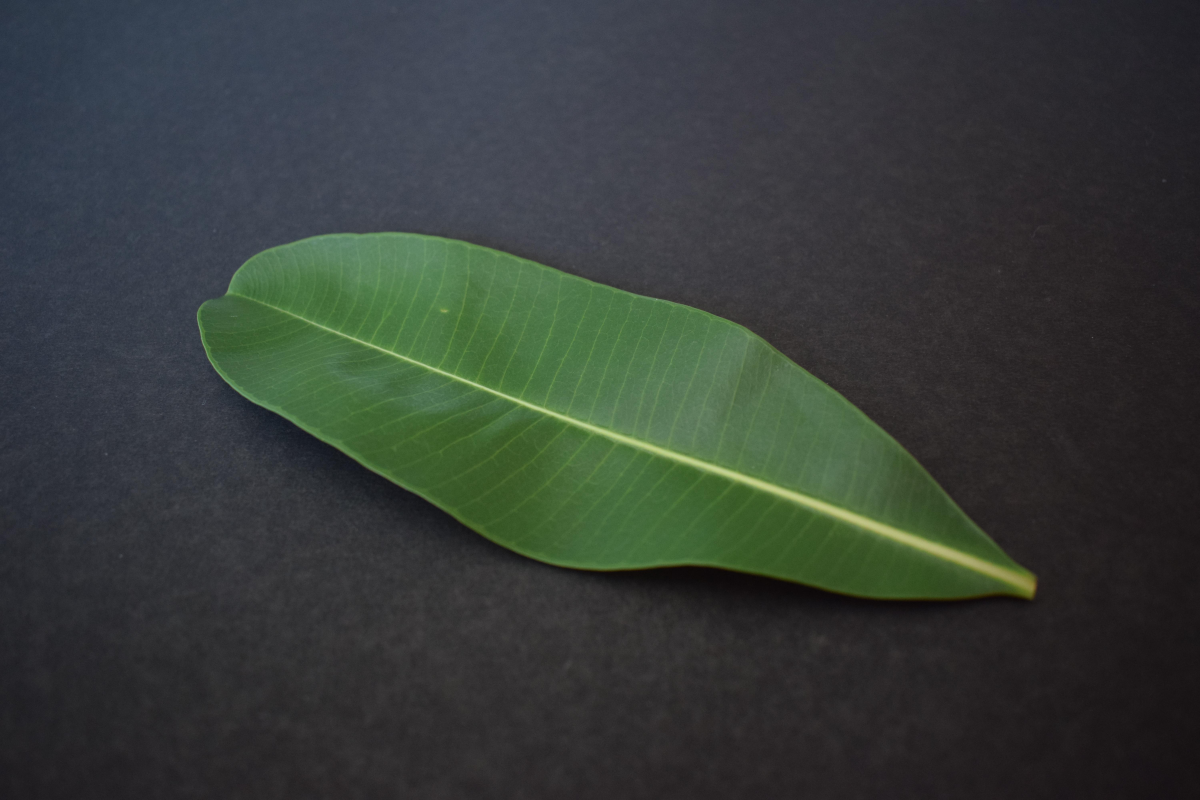
#> input picture assignment4/data/0003_0001.JPG, 6000 x 4000 px (shown at 1/5 size); its folder holds only this picture in this run
$ python -i augment.py   (imports and definitions only)
#> lines starting #> are read from the running program, lines starting #| are printed output that depends on the picture
#> further down, picture is the input picture: shape (4000, 6000, 3); mean B, G, R 56.6, 60.7, 54.1
import numpy as np
import cv2 as cv
import tqdm
import os
import sys

def random_transformation(img):
    rand = np.random.rand()

    if rand <= np.random.rand():
        # print('mirror/flip')
        dir = np.array([-1, 0, 1])
        np.random.shuffle(dir)
        img = cv.flip(img, dir[0])
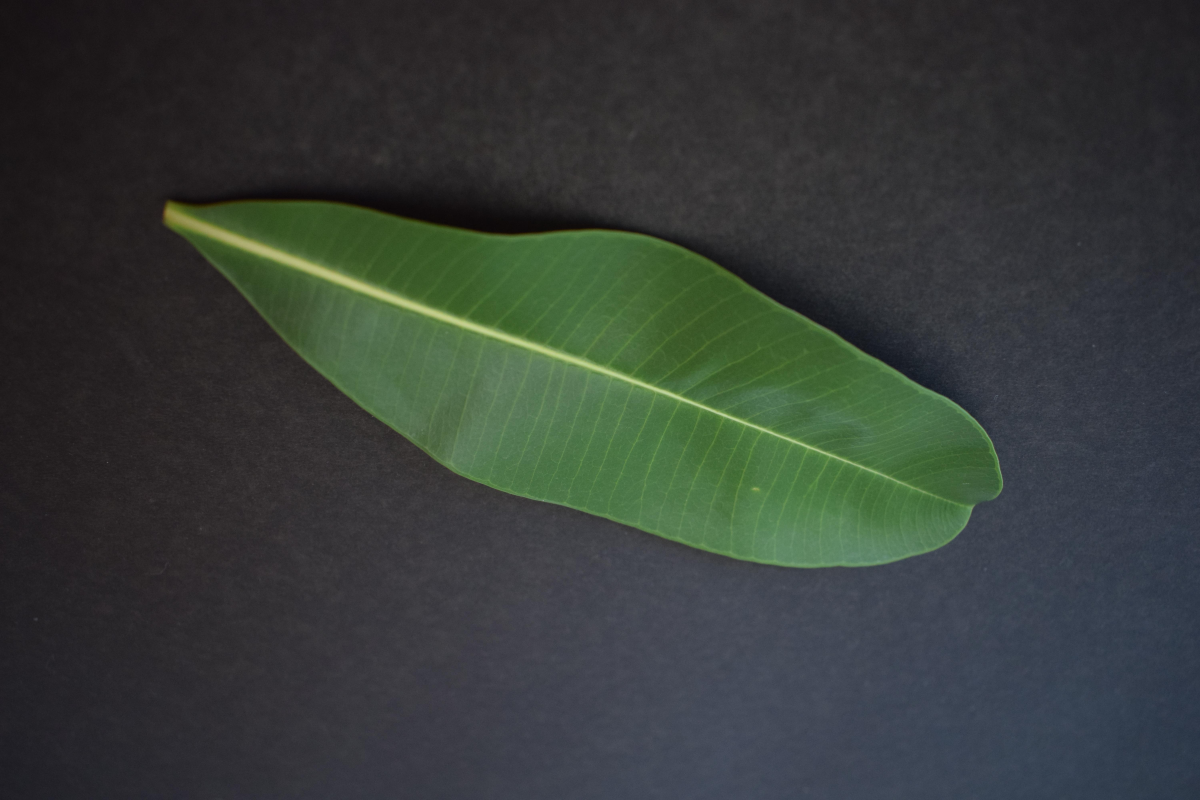
#> img: shape (4000, 6000, 3) (shown at 1/5 size); mean of channels 0, 1, 2 56.6, 60.7, 54.1; drawn as B, G, R
    if rand <= np.random.rand():
        # print('rotate')
        h, w = img.shape[:-1]
#> h = 4000; w = 6000
        dir = np.array([-180, -90, 90, 180])
        np.random.shuffle(dir)
        rot_mat = cv.getRotationMatrix2D((h/2, w/2), angle=dir[0], scale=1)
        img = cv.warpAffine(src=img, M=rot_mat, dsize=(h, w))
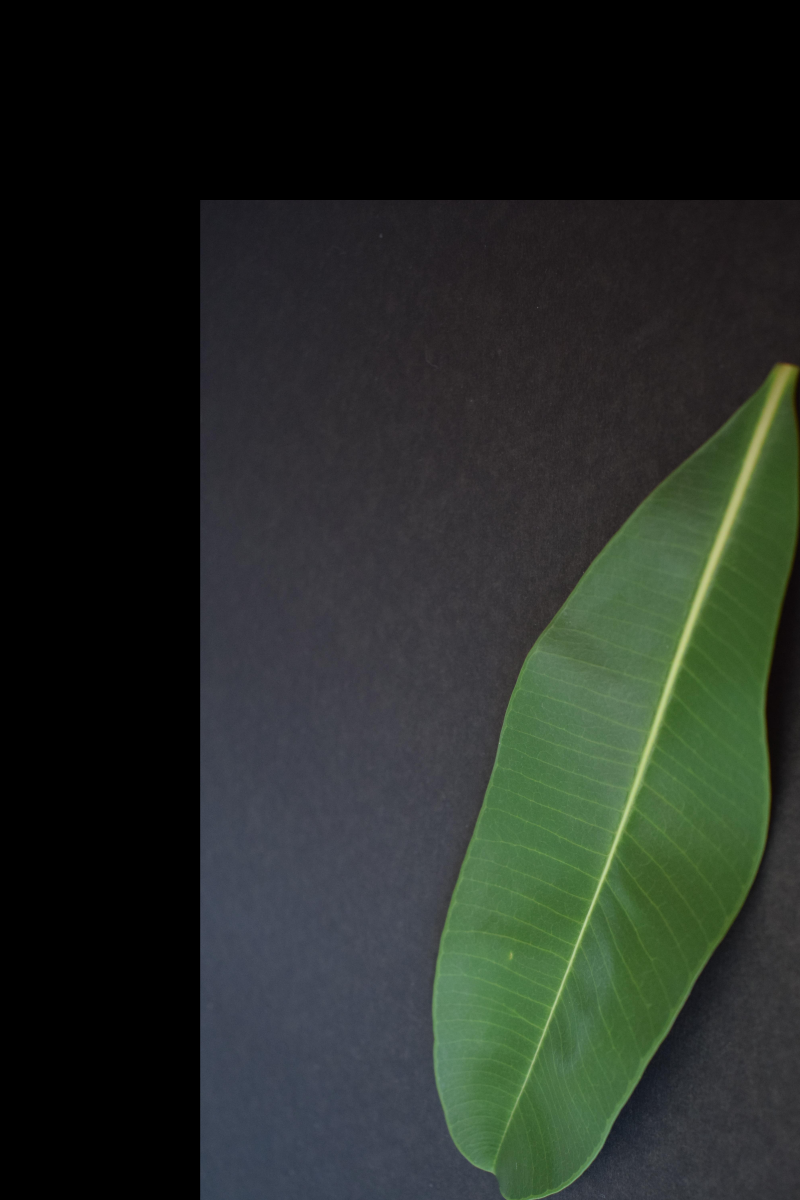
#> img: shape (6000, 4000, 3) (shown at 1/5 size); mean of channels 0, 1, 2 37.6, 43.5, 37.2; drawn as B, G, R
    if rand <= np.random.rand():
        # print('darken/brighten')
        img = cv.convertScaleAbs(img, beta=np.random.randint(-20, 20))
    if rand <= np.random.rand():
        # print('contrast')
        img = cv.convertScaleAbs(img, alpha=np.random.randint(50,200)/100.0)
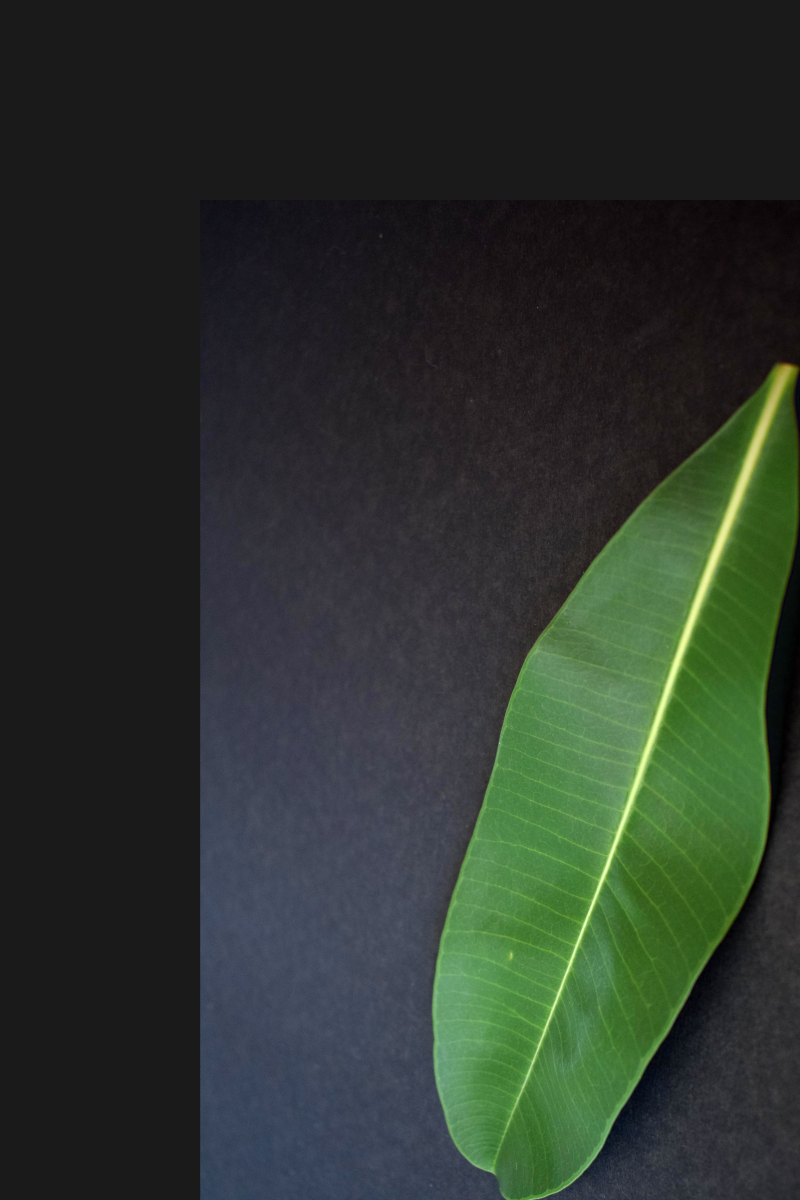
#> img: shape (6000, 4000, 3) (shown at 1/5 size); mean of channels 0, 1, 2 45.2, 53.1, 44.4; drawn as B, G, R
    if rand <= np.random.rand():
        # print('saturation')
        img = cv.cvtColor(img, cv.COLOR_BGR2HSV).astype("float32")
        (h, s, v) = cv.split(img)
        s = s*np.random.randint(80,200)/100.0
        s = np.clip(s,0,255)
        img = cv.merge([h,s,v])
        img = cv.cvtColor(img.astype("uint8"), cv.COLOR_HSV2BGR)
    else:
        # print('scale and crop')
        h, w = img.shape[:-1]
#> h = 6000; w = 4000
        new_size = np.random.randint(h,int(h*1.1))
#> new_size = 6537
        img = cv.resize(img, (new_size, new_size))
        img = img[0:h, 0:w]
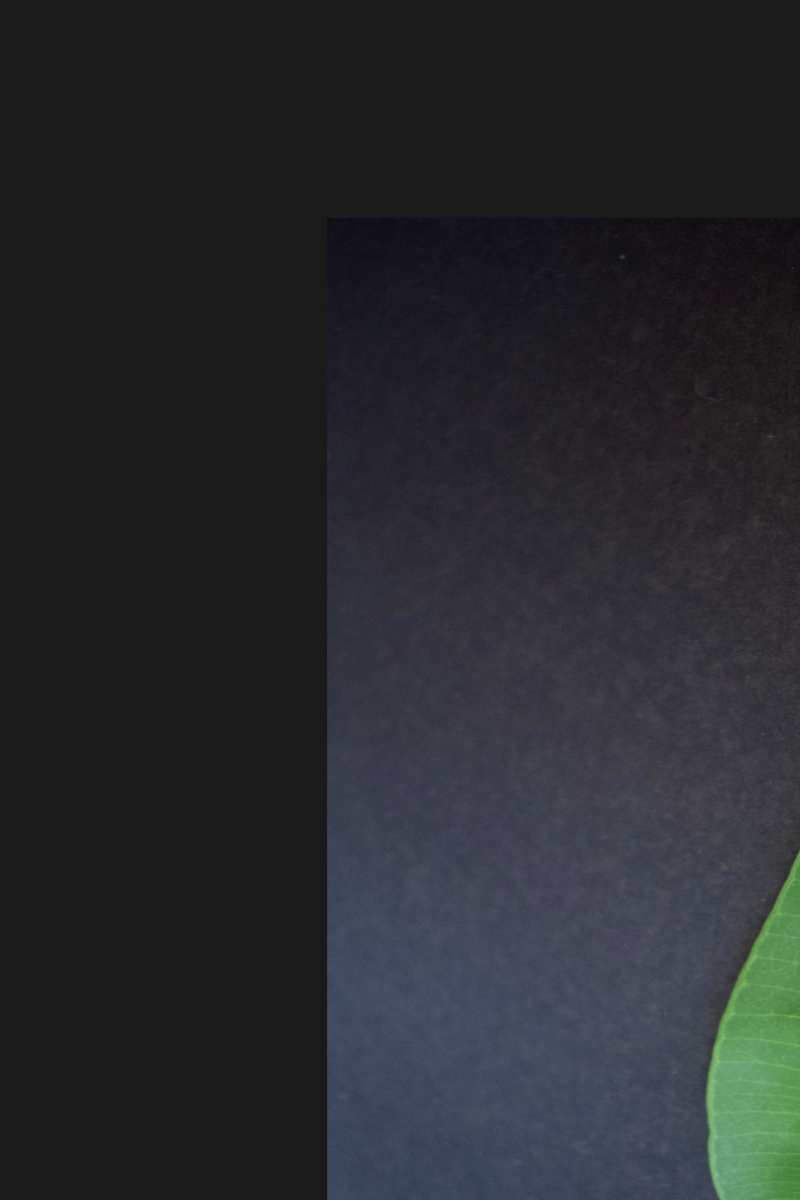
#> img: shape (6000, 4000, 3) (shown at 1/5 size); mean of channels 0, 1, 2 44.7, 41.2, 39.3; drawn as B, G, R
    return img


# [30 lines not run here, left out]
    # random_transformation('s')

>>> import cv2
>>> picture = cv2.imread('0003_0001.JPG')
>>> result = random_transformation(picture)
